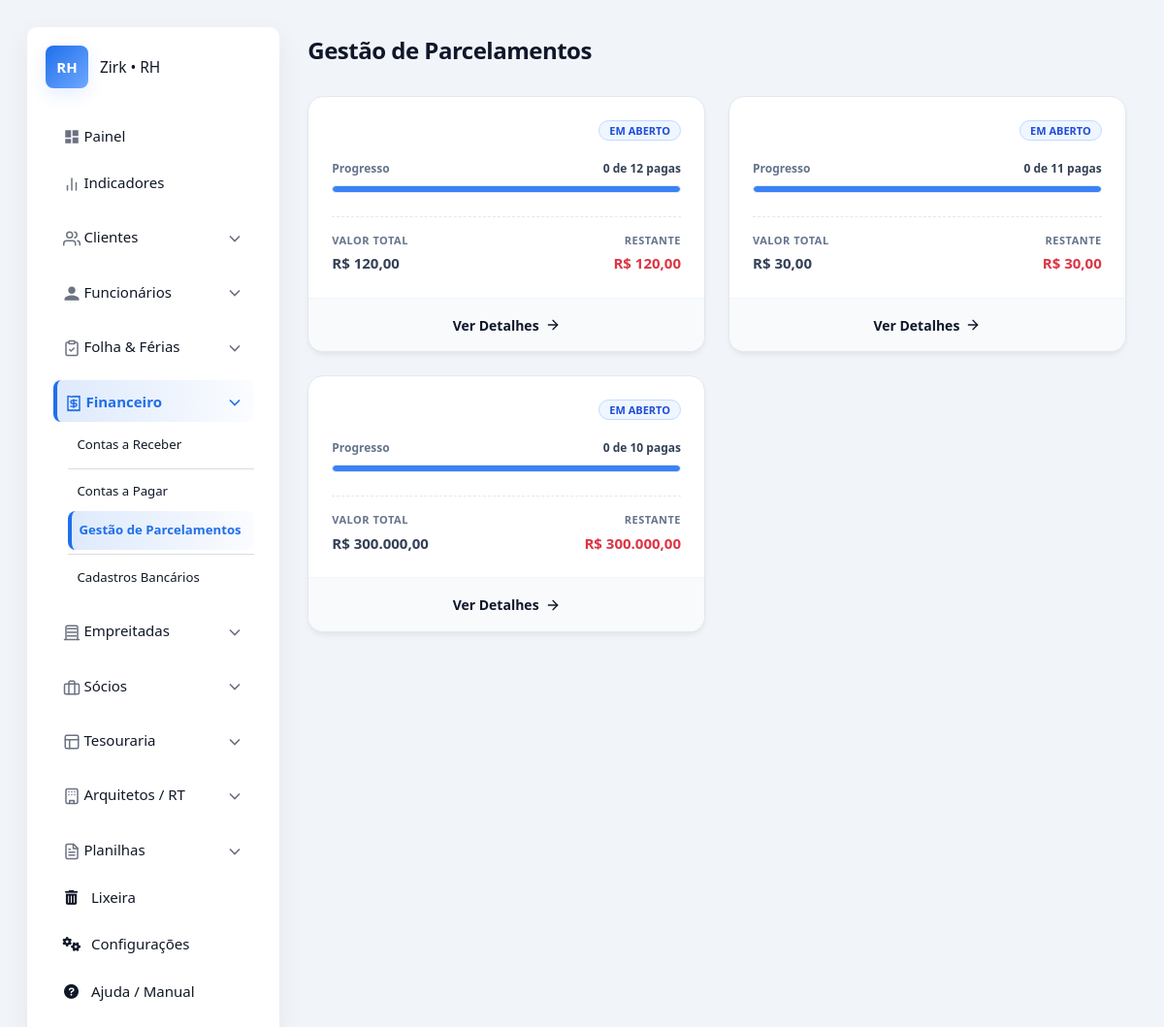
The page /pagar/parcelamentos/ (signed in) on the database as committed earlier.
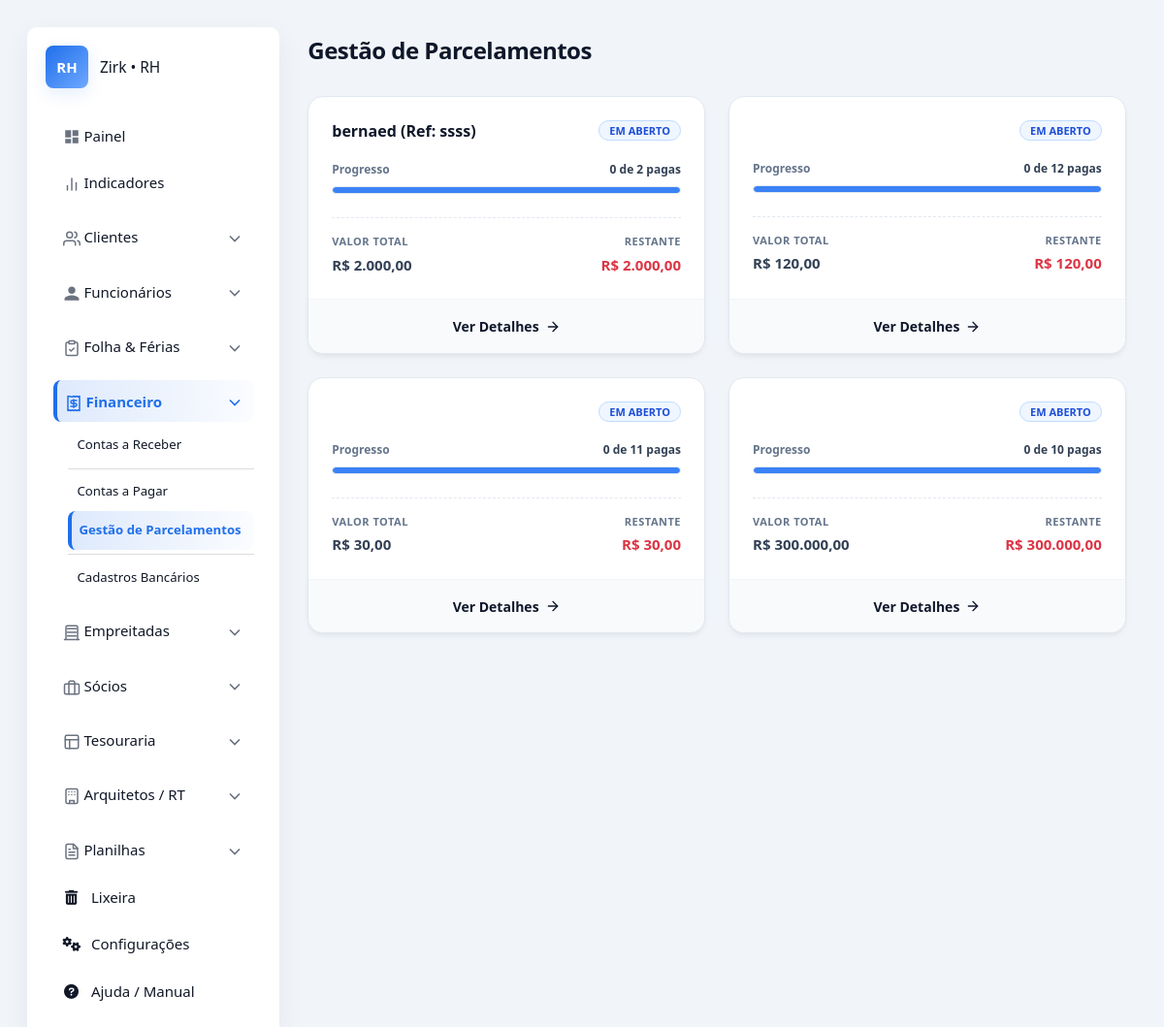
The same page on the database as committed later.
### apps/financeiro/pagar/models.py (models this page shows, shortened)
class ParcelamentoPagar(SoftDeleteMixin):
    descricao = models.CharField(max_length=255, verbose_name="Descrição do Parcelamento")
    data_criacao = models.DateTimeField(auto_now_add=True, verbose_name="Criado em")
    valor_total_original = models.DecimalField(max_digits=12, decimal_places=2, default=Decimal('0.00'))
    qtd_parcelas = models.IntegerField(default=1)
    class Meta:
        verbose_name = "Parcelamento (A Pagar)"
        verbose_name_plural = "Gestão de Parcelamentos"
        ordering = ['-data_criacao']
    def get_related_objects(self):
        parcelas = []
        modelos_filhos = [
            'parcelas_boleto', 'parcelas_gastogeral', 'parcelas_cheque',
            'parcelas_faturacartao', 'parcelas_gastoveiculoconsorcio',
            'parcelas_gastocontabilidade', 'parcelas_gastoimovel',
            'parcelas_gastoutilidade', 'parcelas_gastogasolina',
            'parcelas_comissaoarquiteto', 'parcelas_gastoalmoco','parcelas_folhapagamento'
        ]
        for related in modelos_filhos:
            if hasattr(self, related):
                manager = getattr(self, related)
                parcelas.extend(list(manager.filter(is_deleted=False)))
        parcelas.sort(key=lambda x: x.data_vencimento if hasattr(x, 'data_vencimento') else x.data_gasto)
        return parcelas
    @property
    def resumo(self):
        parcelas = self.get_related_objects()
        total_obj = len(parcelas)
        if total_obj == 0:
            return {'pendente': 0, 'pago': 0, 'progresso': 0, 'valor_pago': 0, 'valor_aberto': 0}
        pagas = [p for p in parcelas if p.status in ['Pago', 'Recebido', 'PG', 'COM']]
        qtd_pagas = len(pagas)
        valor_pago = sum([p.get_valor_consolidado() for p in pagas])
        valor_total_atual = sum([p.get_valor_consolidado() for p in parcelas])
        valor_aberto = valor_total_atual - valor_pago
        progresso = (qtd_pagas / total_obj) * 100
        return {
            'total_parcelas': total_obj,
            'qtd_pagas': qtd_pagas,
            'qtd_pendentes': total_obj - qtd_pagas,
            'progresso': round(progresso, 1),
            'valor_pago': valor_pago,
            'valor_aberto': valor_aberto,
            'valor_total_atual': valor_total_atual
        }

### apps/financeiro/pagar/views.py (the view)
# urls.py: path('parcelamentos/', views.parcelamento_list, name='parcelamento_list'),
@login_required
def parcelamento_list(request):
    parcelamentos = ParcelamentoPagar.objects.filter(is_deleted=False)
    return render(request, 'core/financeiro/pagar/parcelamento_list.html', {
        'parcelamentos': parcelamentos
    })

### templates/core/financeiro/pagar/parcelamento_list.html (shortened to what this page needs)
{% extends 'core/base.html' %}
{% load static %}
{% block content %}
<div class="dash-container">
    <div class="dash-header">
        <h1 class="dash-title">Gestão de Parcelamentos</h1>
    </div>
    <div class="cards-grid">
        {% for p in parcelamentos %}
            {% with resumo=p.resumo %}
            <div class="parcela-card">
                <div class="card-body">
                    <div class="card-top">
                        <h3 class="card-title">{{ p.descricao }}</h3>
                        {% if resumo.progresso == 100 %}
                            <span class="badge bg-success-soft">Concluído</span>
                        {% else %}
                            <span class="badge bg-blue-soft">Em Aberto</span>
                        {% endif %}
                    </div>
                    <div class="progresso-container">
                        <div class="progresso-info">
                            <span>Progresso</span>
                            <span style="color: var(--slate-700);">{{ resumo.qtd_pagas }} de {{ resumo.total_parcelas }} pagas</span>
                        </div>
                        <div class="progress-track">
                            <div class="progress-fill {% if resumo.progresso == 100 %}fill-green{% else %}fill-blue{% endif %}"
                                 style="width: {{ resumo.progresso }}%"></div>
                        </div>
                    </div>
                    <div class="valores-grid">
                        <div>
                            <div class="val-label">Valor Total</div>
                            <div class="val-valor">R$ {{ resumo.valor_total_atual|floatformat:"2g" }}</div>
                        </div>
                        <div style="text-align: right;">
                            <div class="val-label">Restante</div>
                            {% if resumo.valor_aberto > 0 %}
                                <div class="val-valor text-danger">R$ {{ resumo.valor_aberto|floatformat:"2g" }}</div>
                            {% else %}
                                <div class="val-valor" style="color: var(--green-500);">Quitado</div>
                            {% endif %}
                        </div>
                    </div>
                </div>
                <div class="card-footer">
                    <a href="{% url 'pagar:parcelamento_detail' p.pk %}" class="btn-link-card">
                        Ver Detalhes
                        <svg xmlns="http://www.w3.org/2000/svg" width="16" height="16" viewBox="0 0 24 24" fill="none" stroke="currentColor" stroke-width="2" stroke-linecap="round" stroke-linejoin="round"><line x1="5" y1="12" x2="19" y2="12"></line><polyline points="12 5 19 12 12 19"></polyline></svg>
                    </a>
                </div>
            </div>
            {% endwith %}
        {% endfor %}
    </div>
</div>
{% endblock %}

### templates/core/base.html (shortened to what this page needs)
<!DOCTYPE html>
<html lang="pt-BR">
<head>
  {% load static %}
  <link href="https://cdn.jsdelivr.net/npm/bootstrap@5.3.0/dist/css/bootstrap.min.css" rel="stylesheet">
  <link rel="stylesheet" href="https://cdnjs.cloudflare.com/ajax/libs/font-awesome/6.0.0/css/all.min.css">
  <link rel="stylesheet" href="{% static 'core/css/style.css' %}">
</head>
<body>
<div class="app">
  <aside class="sidebar">
    <div class="brand">
      <div class="logo">RH</div>
      <div>
        <h3>Zirk • RH</h3>
      </div>
    </div>
    <nav class="nav flex-column p-2">
      {% with request.resolver_match.view_name as route %}
      <a class="nav-link text-white nav-item-link {% if route == 'dashboard' %}active{% endif %}"
         href="{% url 'dashboard' %}">
        <span class="nav-left">
          <svg width="18" height="18" viewBox="0 0 24 24" fill="currentColor">
            <path d="M3 13h8V3H3v10zM13 21h8v-8h-8v8zM13 3v8h8V3h-8zM3 21h8v-6H3v6z"/>
          </svg>
          <span class="nav-text">Painel</span>
        </span>
      </a>
      <a class="nav-link text-white nav-item-link {% if 'analytics' in route %}active{% endif %}"
         href="{% url 'analytics:financial_dashboard' %}">
        <span class="nav-left">
          <svg width="18" height="18" viewBox="0 0 24 24" fill="none" stroke="currentColor" stroke-width="2" stroke-linecap="round" stroke-linejoin="round">
            <line x1="18" y1="20" x2="18" y2="10"></line>
            <line x1="12" y1="20" x2="12" y2="4"></line>
            <line x1="6" y1="20" x2="6" y2="14"></line>
          </svg>
          <span class="nav-text">Indicadores</span>
        </span>
      </a>
      <div class="nav-item mt-2">
        <a class="nav-link text-white nav-item-link {% if 'clientes' in route %}active{% endif %}"
           data-bs-toggle="collapse"
           href="#menuClientes"
           aria-expanded="{% if 'clientes' in route %}true{% else %}false{% endif %}">
          <span class="nav-left">
            <span class="nav-text">Clientes</span>
          </span>
          <span class="nav-right">
            <svg width="20" height="20" viewBox="0 0 24 24" fill="none" stroke="currentColor" stroke-width="2"><path d="m6 9 6 6 6-6"></path></svg>
          </span>
        </a>
      </div>
      <div class="nav-item mt-2">
        <a class="nav-link text-white nav-item-link {% if 'funcionarios' in route or 'banco_horas' in route or 'rescisao' in route %}active{% endif %}"
           data-bs-toggle="collapse"
           href="#menuRH"
           aria-expanded="{% if 'funcionarios' in route or 'banco_horas' in route or 'rescisao' in route %}true{% else %}false{% endif %}">
          <span class="nav-left">
            <svg width="18" height="18" viewBox="0 0 24 24" fill="currentColor"><path d="M12 12c2.7 0 5-2.3 5-5s-2.3-5-5-5-5 2.3-5 5 2.3 5 5 5zm0 2c-3.3 0-10 1.7-10 5v2h20v-2c0-3.3-6.7-5-10-5z"/></svg>
            <span class="nav-text">Funcionários</span>
          </span>
          <span class="nav-right">
            <svg width="20" height="20" viewBox="0 0 24 24" fill="none" stroke="currentColor" stroke-width="2"><path d="m6 9 6 6 6-6"></path></svg>
          </span>
        </a>
      </div>
      <div class="nav-item mt-2">
        <a class="nav-link text-white nav-item-link {% if 'ferias' in route or 'folha_mensal' in route %}active{% endif %}"
           data-bs-toggle="collapse"
           href="#menuFolhaFerias"
           aria-expanded="{% if 'ferias' in route or 'folha_mensal' in route %}true{% else %}false{% endif %}">
          <span class="nav-left">
            <span class="nav-text">Folha & Férias</span>
          </span>
          <span class="nav-right">
            <svg width="20" height="20" viewBox="0 0 24 24" fill="none" stroke="currentColor" stroke-width="2"><path d="m6 9 6 6 6-6"></path></svg>
          </span>
        </a>
      </div>
      <div class="nav-item mt-2">
        <a class="nav-link text-white nav-item-link {% if 'receber' in route and 'caixa_diario' not in route and 'movimento_banco' not in route or 'pagar' in route and 'folha_mensal' not in route %}active{% endif %}"
           data-bs-toggle="collapse"
           href="#menuFinanceiro"
           aria-expanded="{% if 'receber' in route and 'caixa_diario' not in route and 'movimento_banco' not in route or 'pagar' in route and 'folha_mensal' not in route %}true{% else %}false{% endif %}">
          <span class="nav-left">
            <span class="nav-text">Financeiro</span>
          </span>
          <span class="nav-right">
            <svg width="20" height="20" viewBox="0 0 24 24" fill="none" stroke="currentColor" stroke-width="2"><path d="m6 9 6 6 6-6"></path></svg>
          </span>
        </a>
        <div class="collapse ps-3 mt-1 {% if 'receber' in route and 'caixa_diario' not in route and 'movimento_banco' not in route or 'pagar' in route and 'folha_mensal' not in route %}show{% endif %}" id="menuFinanceiro">
          <a class="nav-link text-white-50 small {% if route == 'receber:receber' %}active{% endif %}" href="{% url 'receber:receber' %}">Contas a Receber</a>
          <div class="my-1 border-top border-secondary opacity-25"></div>
          <a class="nav-link text-white-50 small {% if route == 'pagar:pagar_list' %}active{% endif %}" href="{% url 'pagar:pagar_list' %}">Contas a Pagar</a>
          <a class="nav-link text-white-50 small {% if route == 'pagar:parcelamento_list' %}active{% endif %}" href="{% url 'pagar:parcelamento_list' %}">
            Gestão de Parcelamentos
          </a>
          <div class="my-1 border-top border-secondary opacity-25"></div>
          <a class="nav-link text-white-50 small {% if route == 'receber:bancos_list' %}active{% endif %}" href="{% url 'receber:bancos_list' %}">Cadastros Bancários</a>
        </div>
      </div>
      <div class="nav-item mt-2">
        <a class="nav-link text-white nav-item-link {% if 'empreitadas' in route %}active{% endif %}"
           data-bs-toggle="collapse"
           href="#menuEmpreitadas"
           aria-expanded="{% if 'empreitadas' in route %}true{% else %}false{% endif %}">
          <span class="nav-left">
            <span class="nav-text">Empreitadas</span>
          </span>
          <span class="nav-right">
            <svg width="20" height="20" viewBox="0 0 24 24" fill="none" stroke="currentColor" stroke-width="2"><path d="m6 9 6 6 6-6"></path></svg>
          </span>
        </a>
      </div>
      <div class="nav-item mt-2">
        <a class="nav-link text-white nav-item-link {% if 'socios' in route %}active{% endif %}"
           data-bs-toggle="collapse"
           href="#menuSocios"
           aria-expanded="{% if 'socios' in route %}true{% else %}false{% endif %}">
          <span class="nav-left">
              <svg width="18" height="18" viewBox="0 0 24 24" fill="none" stroke="currentColor" stroke-width="2" stroke-linecap="round" stroke-linejoin="round">
              <rect x="2" y="7" width="20" height="14" rx="2" ry="2"></rect>
              <path d="M16 21V5a2 2 0 0 0-2-2h-4a2 2 0 0 0-2 2v16"></path>
            </svg>
            <span class="nav-text">Sócios</span>
          </span>
          <span class="nav-right">
            <svg width="20" height="20" viewBox="0 0 24 24" fill="none" stroke="currentColor" stroke-width="2"><path d="m6 9 6 6 6-6"></path></svg>
          </span>
        </a>
      </div>
      <div class="nav-item mt-2">
        <a class="nav-link text-white nav-item-link {% if 'painel_sebrae' in route or 'caixa_diario' in route or 'movimento_banco' in route or 'fluxo' in route %}active{% endif %}"
           data-bs-toggle="collapse"
           href="#menuTesouraria"
           aria-expanded="{% if 'painel_sebrae' in route or 'caixa_diario' in route or 'movimento_banco' in route or 'fluxo' in route %}true{% else %}false{% endif %}">
          <span class="nav-left">
            <svg xmlns="http://www.w3.org/2000/svg" width="18" height="18" viewBox="0 0 24 24" fill="none" stroke="currentColor" stroke-width="2" stroke-linecap="round" stroke-linejoin="round"><rect x="3" y="3" width="18" height="18" rx="2" ry="2"/><line x1="3" y1="9" x2="21" y2="9"/><line x1="9" y1="21" x2="9" y2="9"/></svg>
            <span class="nav-text">Tesouraria</span>
          </span>
          <span class="nav-right">
            <svg width="20" height="20" viewBox="0 0 24 24" fill="none" stroke="currentColor" stroke-width="2"><path d="m6 9 6 6 6-6"></path></svg>
          </span>
        </a>
      </div>
      <div class="nav-item mt-2">
        <a class="nav-link text-white nav-item-link {% if 'comissionamento' in route %}active{% endif %}"
           data-bs-toggle="collapse"
           href="#menuComercial"
           aria-expanded="{% if 'comissionamento' in route %}true{% else %}false{% endif %}">
          <span class="nav-left">
            <span class="nav-text">Arquitetos / RT</span>
          </span>
          <span class="nav-right">
            <svg width="20" height="20" viewBox="0 0 24 24" fill="none" stroke="currentColor" stroke-width="2"><path d="m6 9 6 6 6-6"></path></svg>
          </span>
        </a>
      </div>
      <div class="nav-item mt-2">
        <a class="nav-link text-white nav-item-link {% if 'relatorios' in route and 'painel' not in route %}active{% endif %}"
           data-bs-toggle="collapse"
           href="#menuPlanilhas"
           role="button"
           aria-expanded="{% if 'relatorios' in route and 'painel' not in route %}true{% else %}false{% endif %}"
           aria-controls="menuPlanilhas">
          <span class="nav-left">
            <span class="nav-text">Planilhas</span>
          </span>
          <span class="nav-right">
            <svg width="20" height="20" viewBox="0 0 24 24" fill="none" stroke="currentColor" stroke-width="2">
              <path d="m6 9 6 6 6-6"></path>
            </svg>
          </span>
        </a>
      </div>
      <a class="nav-link text-white nav-item-link {% if 'lixeira' in route %}active{% endif %}"
         href="{% url 'configuracoes:lixeira_dashboard' %}">
        <span class="nav-left">
          <i class="fas fa-trash-alt" style="width: 18px; text-align: center;"></i>
          <span class="nav-text ms-2">Lixeira</span>
        </span>
      </a>
      <a class="nav-link text-white nav-item-link {% if 'editar_configuracoes' in route %}active{% endif %}"
         href="{% url 'configuracoes:editar_configuracoes' %}">
        <span class="nav-left">
          <i class="fas fa-cogs" style="width: 18px; text-align: center;"></i>
          <span class="nav-text ms-2">Configurações</span>
        </span>
      </a>
      <a class="nav-link text-white nav-item-link" href="{% url 'docs:index' %}">
        <span class="nav-left">
            <i class="fas fa-question-circle" style="width: 18px; text-align: center;"></i>
            <span class="nav-text ms-2">Ajuda / Manual</span>
        </span>
      </a>
      {% endwith %}
    </nav>
  </aside>
  <main class="content">
    <div class="container">
      {% block content %}{% endblock %}
    </div>
  </main>
</div>
</body>
</html>

Rows that differ between the two databases and show on the page:
added ParcelamentoPagar: descricao "bernaed (Ref: ssss)", resumo.qtd_pagas "0", resumo.total_parcelas "2", {{ resumo.progresso }} 0,0 (drawn), resumo.valor_total_atual "2.000,00", resumo.valor_aberto "2.000,00"
